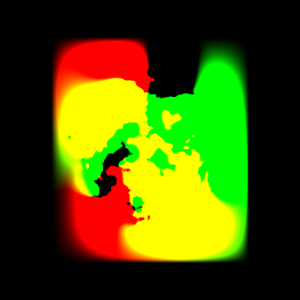

The Python source for this figure:
#!/usr/bin/env python

# Read a MINC image file and display it using the standard rendering pipeline.

import os

import vtkmodules.vtkInteractionStyle  # noqa: F401
import vtkmodules.vtkRenderingFreeType  # noqa: F401
import vtkmodules.vtkRenderingOpenGL2  # noqa: F401

from vtkmodules.vtkIOMINC import vtkMINCImageReader
from vtkmodules.vtkRenderingCore import (
    vtkImageActor,
    vtkRenderWindow,
    vtkRenderWindowInteractor,
    vtkRenderer,
)

# Source
data_dir = os.environ.get("VPE_DATA_DIR", os.path.dirname(os.path.abspath(__file__)))

# Read the MINC image
minc_reader = vtkMINCImageReader()
minc_reader.SetFileName(os.path.join(data_dir, "t3_grid_0.mnc"))

# Display with standard rendering pipeline
image_actor = vtkImageActor()
image_actor.GetMapper().SetInputConnection(minc_reader.GetOutputPort())

renderer = vtkRenderer()
renderer.AddActor(image_actor)

render_window = vtkRenderWindow()
render_window.AddRenderer(renderer)
render_window.SetWindowName("minc image reader")
render_window.SetMultiSamples(0)
render_window.SetSize(300, 300)

interactor = vtkRenderWindowInteractor()
interactor.SetRenderWindow(render_window)

# Scene
renderer.GetActiveCamera().ParallelProjectionOn()
renderer.ResetCamera()

interactor.Initialize()
interactor.Start()
